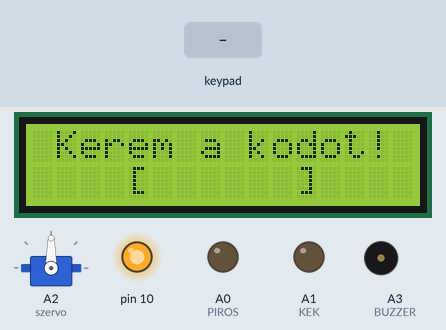
Simulated run of this sketch. Board: Arduino Uno, built with avr-gcc and run on an emulated ATmega328P. Parts: servo, 16×2 character LCD, output pins drawn as LEDs (lit = HIGH), buzzer (waves = sounding). Dashed ring = blinking. The inputs (shaded band) are chosen by the test bench. WiFi joins after 1.5 s; servers stay silent unless stated; uploads are accepted with an empty reply; what the sketch prints to the serial monitor is not drawn.

Above: at 1.2 s.
1.3 s: key '1' pressed
At 1.9 s:
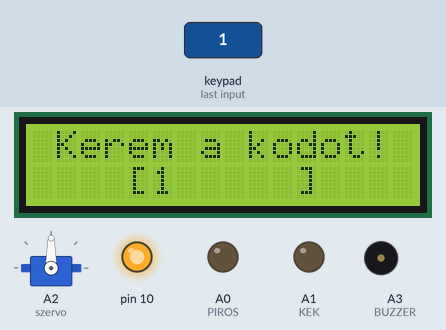
3.0 s: keypad keys 8 7 6 pressed 0.4 s apart
At 3.15 s:
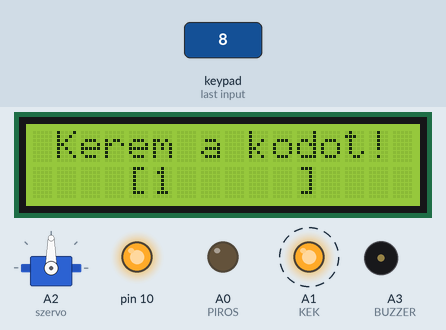
5.7 s: keypad keys 4 3 2 pressed 0.4 s apart
At 9.7 s:
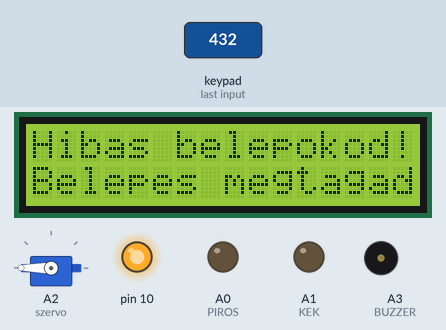
9.9 s: key '2' pressed
At 12.6 s:
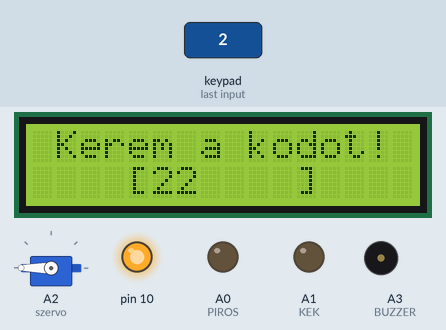
Timing chart, 0 to 13.9 s (numbered marks = the images above; inputs shaded):
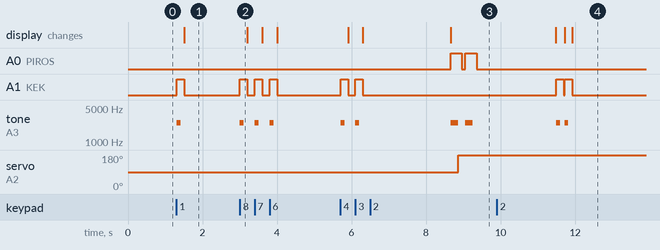

Measured:
- after the input at 1.3 s, A1 (KEK): LOW → HIGH at once, → LOW 0.20 s later; tone on A3 (BUZZER): silent → 2500 Hz at once, → silent 0.10 s later; the display: changes after 0.21 s (image 1)
- after the input at 3.0 s, A1 (KEK): alternates HIGH for 0.20 s and LOW for 0.20 s, 6 changes in all, then stays LOW, starting at once; tone on A3 (BUZZER): alternates 2500 Hz for 0.10 s and silent for 0.30 s, 6 changes in all, then stays silent, starting at once
- after the input at 5.7 s, A0 (PIROS): alternates HIGH for 0.30 s and LOW for 0.10 s, starting after 3.0 s; A1 (KEK): alternates HIGH for 0.20 s and LOW for 0.19 s, 4 changes in all, then stays LOW, starting at once

The sketch:

keypad_lock_code.ino
```cpp
#include <Keypad.h>
#include <LiquidCrystal_I2C.h>
#include <Wire.h>
#include <Ethernet.h>
#include <SPI.h>
#include <Servo.h>
#include <NewPing.h>
#include <TimerFreeTone.h>

byte mac[] = { 0xDE, 0xAD, 0xBE, 0xEF, 0xFE, 0xED };
byte ip[] = {192, 168, 0, 103};
byte szerver[] = {192, 168, 0, 105};

const byte sor = 3;
const byte oszlop = 3;
const int PIROS = A0;
const int KEK = A1;
const int BUZZER = A3;

int db = 0;
int db2 = 0;
int db3 = 0;
int poz = 5;
int i = 0;
int j = 0;
int futasokszama = 0;

String uzenet = "";

boolean on = true;
boolean belepes = false;
boolean letezik = false;

char eredmeny[50] = "";
char leutes;


LiquidCrystal_I2C lcd(0x27, 2, 1, 0, 4, 5, 6, 7, 3, POSITIVE);
EthernetClient client;
Servo szervo;
NewPing szenzor(5, 5, 200);

char billkiosztas[sor][oszlop] =
{
  {'1', '2', '3'},
  {'4', '5', '6'},
  {'7', '8', '9'}
};
byte sorpinek[sor] = {8, 7, 6};
byte oszloppinek[oszlop] = {4, 3, 2};
String kod = "";

Keypad myKeypad = Keypad(makeKeymap(billkiosztas), sorpinek, oszloppinek, sor, oszlop);


int kozepre(int h)
{
  int hossz = 0;
  hossz = (16 - h) / 2;
  return hossz;
}

void setup()
{
  Serial.begin(9600);
  Ethernet.begin(mac, ip);
  SPI.begin();
  szervo.attach(A2);
  szervo.write(90);
  lcd.begin(16, 2);
  lcd.setCursor(5, 0);
  pinMode(PIROS, OUTPUT);
  pinMode(KEK, OUTPUT);
  pinMode(BUZZER, OUTPUT);
  lcd.setCursor(1, 0);
  lcd.print("Kerem a kodot!");
  lcd.setCursor(4, 1);
  lcd.print("[");
  lcd.setCursor(11, 1);
  lcd.print("]");
  //client.connect(szerver, 80);
}

void loop()
{


  /*  int x = szenzor.ping_cm();
    Serial.println(x);

      if (x > 20)
      {
      szervo.write(180);
      delay(2000);
      szervo.write(90);
      }

  */

  leutes = myKeypad.getKey();
  if (leutes)
  {
    Serial.print(leutes);
    kod.concat(leutes);
    digitalWrite(KEK, HIGH);
    TimerFreeTone(BUZZER, 2500, 100);
    delay(100);
    lcd.setCursor(poz, 1);
    poz++;
    lcd.print(leutes);
    digitalWrite(KEK, LOW);
    db++;
    if (db == 6)
    {
      belepes = true;;
      on = true;
    }
  }

  if (belepes == true) {
    Serial.println();
    delay(2000);
    if (client.connect(szerver, 80)) {
      Serial.println("lekerdezes indul");
      client.print("GET /minden/select.php?kod=");
      client.print(kod);
      client.println(" HTTP/1.0");
      client.println();
      while (on) {
        if (client.available())
        {
          char c = client.read();
          Serial.print(c);
          if (c == '\n')
          {
            i++;
            if (i == 8)
            {
              while (client.available()) {
                c = client.read();
                Serial.print(c);
                eredmeny[db3] = c;
                db3++;
              }
              eredmeny[db3 - 1] = '\0';
            }
          }
        }
        if (!client.connected()) {
          client.stop();
          on = false;
        }
      }


      if (db3 != 0)
      {
        letezik = true;
      }
      String eredmeny2(eredmeny);
      Serial.println(kod);
      Serial.println(eredmeny);
      Serial.println(db3);

      if (letezik)
      {
        lcd.clear();
        szervo.write(180);
        uzenet = "Udvozollek,";
        lcd.setCursor(kozepre(uzenet.length()), 0);
        lcd.print(uzenet);
        lcd.setCursor(0, 1);
        lcd.print(eredmeny2);
        digitalWrite(KEK, HIGH);
        digitalWrite(PIROS, HIGH);
        TimerFreeTone(BUZZER, 2500, 1000);
        delay(2000);
        digitalWrite(KEK, LOW);
        digitalWrite(PIROS, LOW);
        szervo.write(90);
        if (client.connect(szerver, 80)) {
          Serial.println("beilesztes indul");
          client.print("GET /minden/insert.php?kod=");
          client.print(futasokszama);
          client.print("&nev=");
          client.print(eredmeny2);
          client.println(" HTTP/1.0");
          client.println();
          Serial.print("GET /minden/insert.php?kod=");
          Serial.print(futasokszama);
          Serial.print("&nev=");
          Serial.print(eredmeny2);
          client.stop();
        }

      }
      else
      {
        uzenet = "Hibas belepokod!";
        lcd.setCursor(kozepre(uzenet.length()), 0);
        lcd.print(uzenet);
        uzenet = "Belepes megtagadva!";
        lcd.setCursor(0, 1);
        lcd.print(uzenet);
        for (j = 0; j < 2; j++) {
          digitalWrite(PIROS, HIGH);
          TimerFreeTone(BUZZER, 2500, 200);
          szervo.write(180);
          delay(100);
          digitalWrite(PIROS, LOW);
          delay(100);
        }
        delay(2000);

      }

    }
    db = 0;
    db2 = 0;
    db3 = 0;
    kod = "";
    poz = 5;
    lcd.clear();
    belepes = false;
    on = true;
    i = 0;
    letezik = false;
    futasokszama++;

    lcd.setCursor(1, 0);
    lcd.print("Kerem a kodot!");
    lcd.setCursor(4, 1);
    lcd.print("[");
    lcd.setCursor(11, 1);
    lcd.print("]");
  }
}
```
